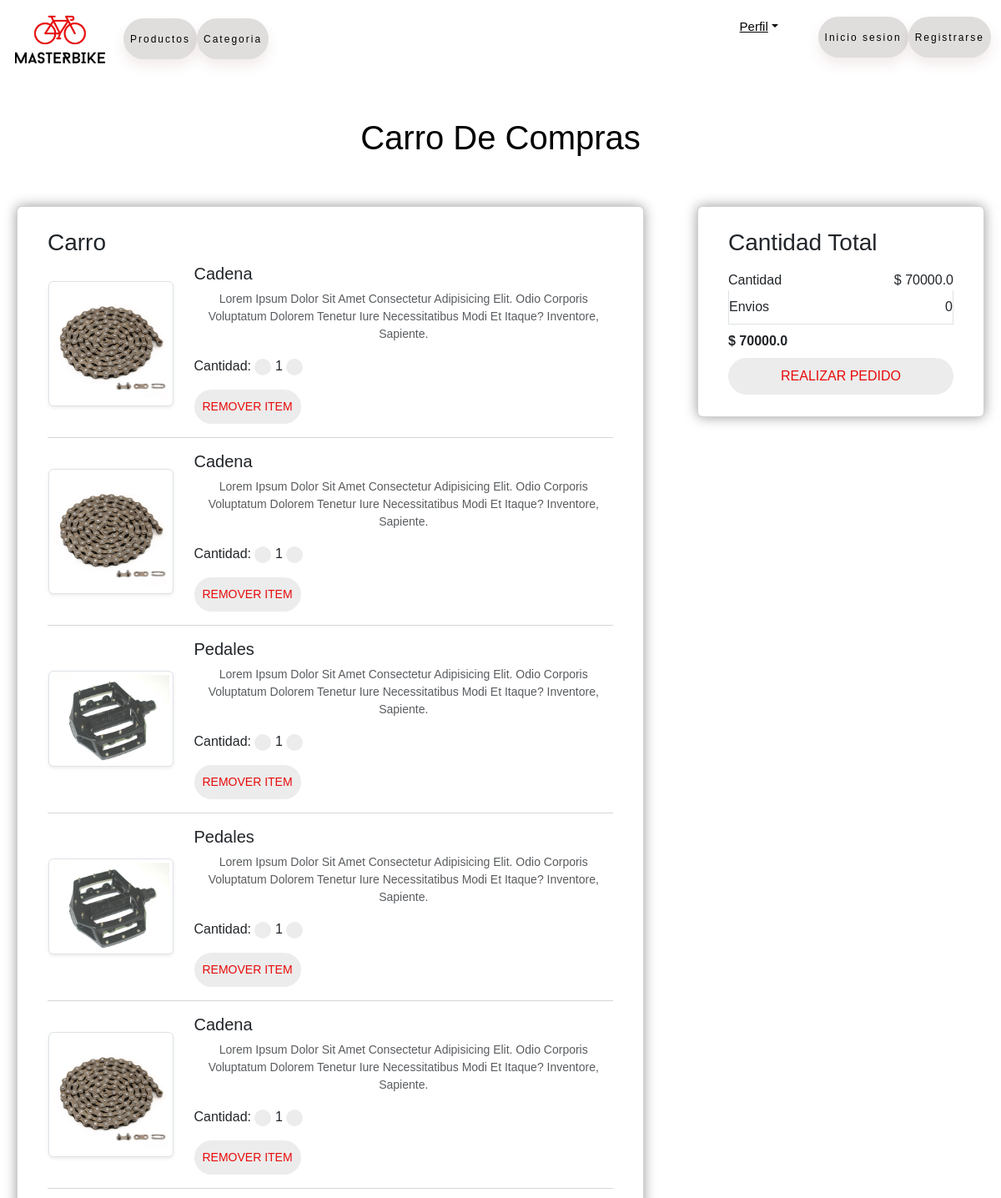
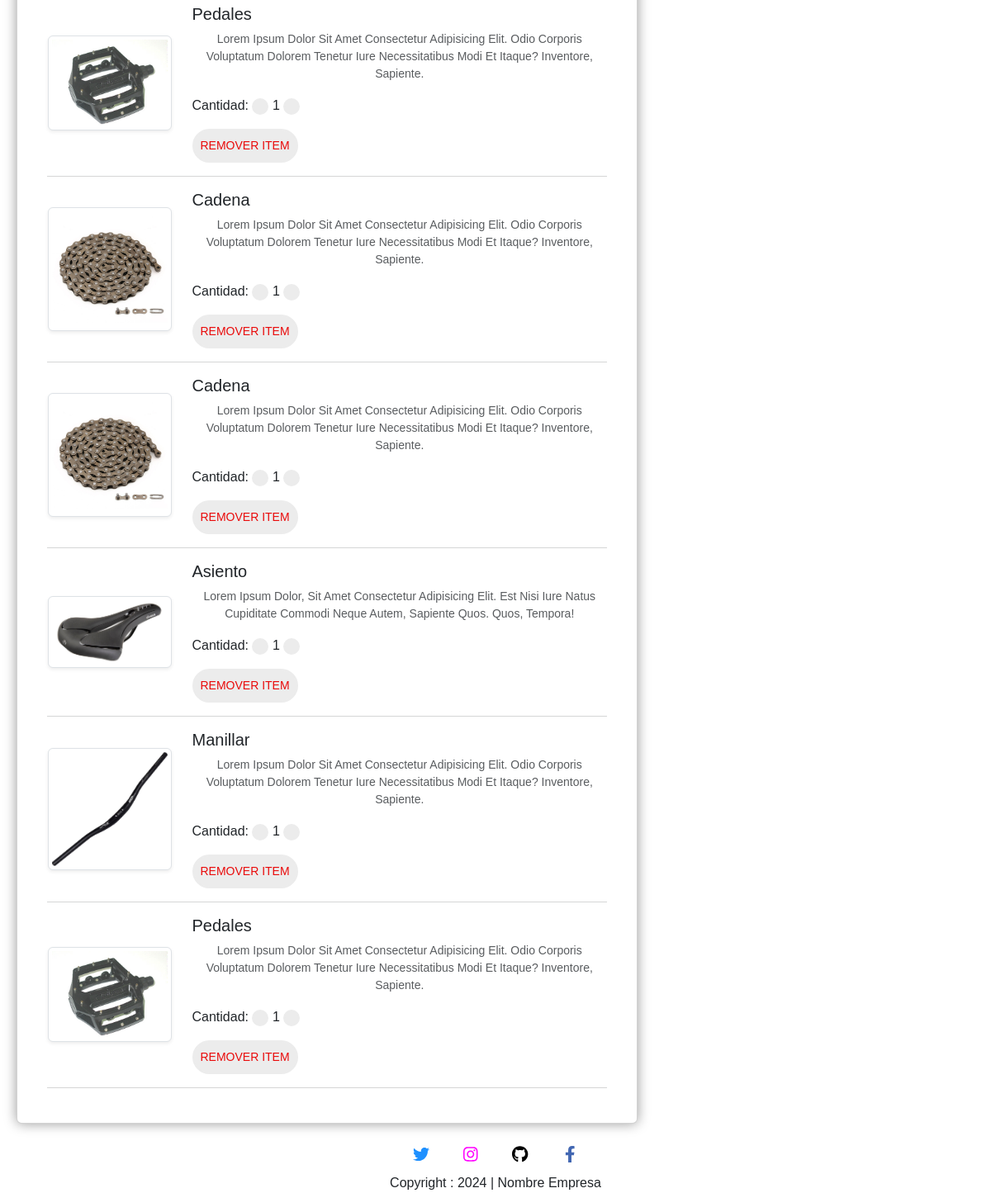
The app's page /cart/ (signed in) with its own data (2 pictures, top to bottom).
### MasterBIKE/models.py (models this page shows, shortened)
class Carro(models.Model):
    user = models.ForeignKey(User,on_delete=models.CASCADE)
    product = models.ForeignKey(Product,on_delete=models.CASCADE)
    cantidad = models.PositiveIntegerField(default=1)

class Product(models.Model):
    nombre = models.CharField(max_length=100)
    title = models.CharField(max_length=100)
    description = models.TextField(default='')
    price = models.FloatField()
    product_image = models.ImageField(upload_to='imgProductos')

### MasterBIKE/views.py (the view)
# urls.py: path('cart/', views.show_cart, name='showcart'),
def show_cart(request):
    user = request.user
    cart = Carro.objects.filter(user=user)
    amount = 0
    for p in cart:
        value = p.cantidad * p.product.price
        amount = amount + value
    totalcantidad = amount
    return render(request, 'pages/addtocart.html', locals())

### MasterBIKE/templates/pages/addtocart.html (shortened to what this page needs)
<!DOCTYPE html>
<html lang="en">
<head>
    {% load static %}
    <link rel="stylesheet" href="{% static "css/bootstrap.min.css" %}">
    <link rel="stylesheet" href="{% static 'css/style.css' %}">
</head>
<body>
    {% include 'base/navbar.html' %}
        <div class="row">
            {% if cart %}
                <h1 class="text-center mb-5">Carro de compras</h1>
                <div class="col-sm-8">
                    <div class="card">
                        <div class="card-body">
                            <h3>Carro</h3>
                            {% for item in cart %}
                                <div class="row">
                                    <div class="col-sm-3 text-center align-self-center">
                                        <img src="{{item.product.product_image.url}}" alt="" srcset="" class="img-fluid
                                        img-thumbnail shadow-sm" height="150" width="150">
                                    </div>
                                    <div class="col-sm-9">
                                        <div>
                                            <h5>{{item.product.title}}</h5>
                                            <p class="mb-2 text-muted small">{{item.product.description}}</p>
                                            <div class="my-3">
                                                <label for="cantidad">Cantidad:</label>
                                                <a class="minus-cart btn" pid={{item.product.id}}></a>
                                                    <span id="cantidad">{{item.cantidad}}</span>
                                                <a class="plus-cart btn" pid={{item.product.id}}></a>
                                            </div>
                                            <div class="d-flex justify-content-between">
                                                <a href="#" class="remove-cart btn btn-sm btn-secondary mr-3" pid={{item.product.id}}>Remover item</a>
                                            </div>
                                        </div>
                                    </div>
                                </div>
                                <hr class="text-muted">
                            {% endfor %}
                        </div>
                    </div>
                </div>
                <div class="col-sm-4">
                    <div class="card">
                        <div class="card-body">
                            <h3>Cantidad total</h3>
                            <ul class="list-group">
                                <li class="list-group-item d-flex justify-content-between align-item-center border-0 px-0 pb-0">Cantidad<span id="amount">$ {{amount}}</span></li>
                                <li class="list-group-item d-flex justify-content-between align-item-center px-0">Envios<span>0</span></li>
                                <li class="list-group-item d-flex justify-content-between align-item-center border-0 px-0 mb-0">
                                    <div>
                                        <span id="totalcantidad"><strong>$ {{totalcantidad}}</strong></span>
                                    </div>
                                </li>
                            </ul>
                            <div class="d-grid"><a href="{% url 'checkout' %}" class="btn btn-primary">Realizar pedido</a></div>
                        </div>
                    </div>
                </div>
                {% else %}
                    <h1 class="text-center mb-5">Carro vacio</h1>
            {% endif %}
        </div>
    {% include 'base/footer.html' %}
</body>
</html>

### MasterBIKE/static/css/style.css (style rules this page uses)
:root { --clr-main: #E90A0A; --clr-main-light: #c84e4e; --clr-white: #ececec; --clr-gray: #e2e2e2; --clr-red: #961818; }
* { margin: 0; padding: 0; box-sizing: border-box; list-style: none; }
body { font-family: sans-serif; text-transform: capitalize; }
.card { flex: 1 1 21rem; display: flex; flex-wrap: wrap; margin: 10px 20px; align-self: normal; box-shadow: 0 0 15px rgba(0, 0, 0, 0.4); padding: 10px 20px; align-self: normal; }
h1, h2 { color: black; text-align: center; }
p, a { font-size: 15px; text-align: center; }
.card .btn { border: 0; background-color: var(--clr-white); color: var(--clr-main); padding: .5rem; text-transform: uppercase; border-radius: 2rem; cursor: pointer; border: 2px solid var(--clr-white); transition: background-color .2s, color .2s; }

### records on screen
Carro: product.product_image (picture), product "Cadena", product.description "Lorem Ipsum Dolor Sit Amet Consectetur Adipisicing Elit. Odio Corporis Voluptatum Dolorem Tenetur Iure Necessitatibus Modi Et Itaque? Inventore, Sapiente.", cantidad "1"
Carro: product.product_image (picture), product "Cadena", product.description "Lorem Ipsum Dolor Sit Amet Consectetur Adipisicing Elit. Odio Corporis Voluptatum Dolorem Tenetur Iure Necessitatibus Modi Et Itaque? Inventore, Sapiente.", cantidad "1"
Carro: product.product_image (picture), product "Pedales", product.description "Lorem Ipsum Dolor Sit Amet Consectetur Adipisicing Elit. Odio Corporis Voluptatum Dolorem Tenetur Iure Necessitatibus Modi Et Itaque? Inventore, Sapiente.", cantidad "1"
Carro: product.product_image (picture), product "Pedales", product.description "Lorem Ipsum Dolor Sit Amet Consectetur Adipisicing Elit. Odio Corporis Voluptatum Dolorem Tenetur Iure Necessitatibus Modi Et Itaque? Inventore, Sapiente.", cantidad "1"
Carro: product.product_image (picture), product "Cadena", product.description "Lorem Ipsum Dolor Sit Amet Consectetur Adipisicing Elit. Odio Corporis Voluptatum Dolorem Tenetur Iure Necessitatibus Modi Et Itaque? Inventore, Sapiente.", cantidad "1"
Carro: product.product_image (picture), product "Pedales", product.description "Lorem Ipsum Dolor Sit Amet Consectetur Adipisicing Elit. Odio Corporis Voluptatum Dolorem Tenetur Iure Necessitatibus Modi Et Itaque? Inventore, Sapiente.", cantidad "1"
Carro: product.product_image (picture), product "Cadena", product.description "Lorem Ipsum Dolor Sit Amet Consectetur Adipisicing Elit. Odio Corporis Voluptatum Dolorem Tenetur Iure Necessitatibus Modi Et Itaque? Inventore, Sapiente.", cantidad "1"
Carro: product.product_image (picture), product "Cadena", product.description "Lorem Ipsum Dolor Sit Amet Consectetur Adipisicing Elit. Odio Corporis Voluptatum Dolorem Tenetur Iure Necessitatibus Modi Et Itaque? Inventore, Sapiente.", cantidad "1"
Carro: product.product_image (picture), product "Asiento", product.description "Lorem Ipsum Dolor, Sit Amet Consectetur Adipisicing Elit. Est Nisi Iure Natus Cupiditate Commodi Neque Autem, Sapiente Quos. Quos, Tempora!", cantidad "1"
Carro: product.product_image (picture), product "Manillar", product.description "Lorem Ipsum Dolor Sit Amet Consectetur Adipisicing Elit. Odio Corporis Voluptatum Dolorem Tenetur Iure Necessitatibus Modi Et Itaque? Inventore, Sapiente.", cantidad "1"
Carro: product.product_image (picture), product "Pedales", product.description "Lorem Ipsum Dolor Sit Amet Consectetur Adipisicing Elit. Odio Corporis Voluptatum Dolorem Tenetur Iure Necessitatibus Modi Et Itaque? Inventore, Sapiente.", cantidad "1"

### other values on screen
{{ amount }} "70000.0"
{{ totalcantidad }} "70000.0"
